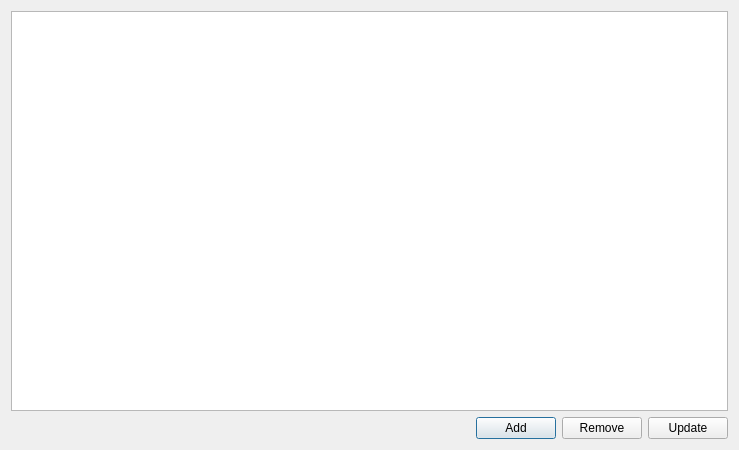
<?xml version="1.0" encoding="UTF-8"?>
<ui version="4.0">
 <class>DetectorDatabase</class>
 <widget class="QDialog" name="DetectorDatabase">
  <property name="geometry">
   <rect>
    <x>0</x>
    <y>0</y>
    <width>739</width>
    <height>450</height>
   </rect>
  </property>
  <property name="windowTitle">
   <string>Dialog</string>
  </property>
  <layout class="QGridLayout" name="gridLayout">
   <item row="0" column="0">
    <widget class="QTableView" name="tableView"/>
   </item>
   <item row="1" column="0">
    <layout class="QHBoxLayout" name="horizontalLayout">
     <item>
      <spacer name="horizontalSpacer">
       <property name="orientation">
        <enum>Qt::Horizontal</enum>
       </property>
       <property name="sizeHint" stdset="0">
        <size>
         <width>40</width>
         <height>20</height>
        </size>
       </property>
      </spacer>
     </item>
     <item>
      <widget class="QPushButton" name="Add">
       <property name="text">
        <string>Add</string>
       </property>
      </widget>
     </item>
     <item>
      <widget class="QPushButton" name="Remove">
       <property name="text">
        <string>Remove</string>
       </property>
      </widget>
     </item>
     <item>
      <widget class="QPushButton" name="Update">
       <property name="text">
        <string>Update</string>
       </property>
      </widget>
     </item>
    </layout>
   </item>
  </layout>
 </widget>
 <resources/>
 <connections/>
</ui>
